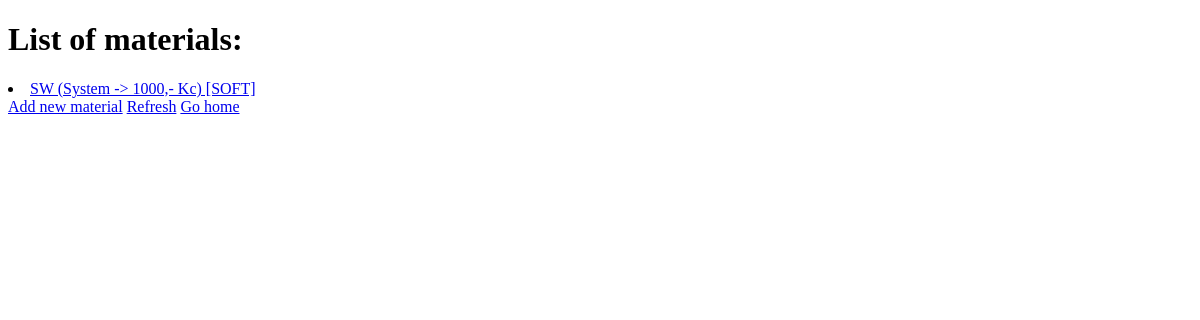
/materials/list, run on an earlier commit of the app's database.
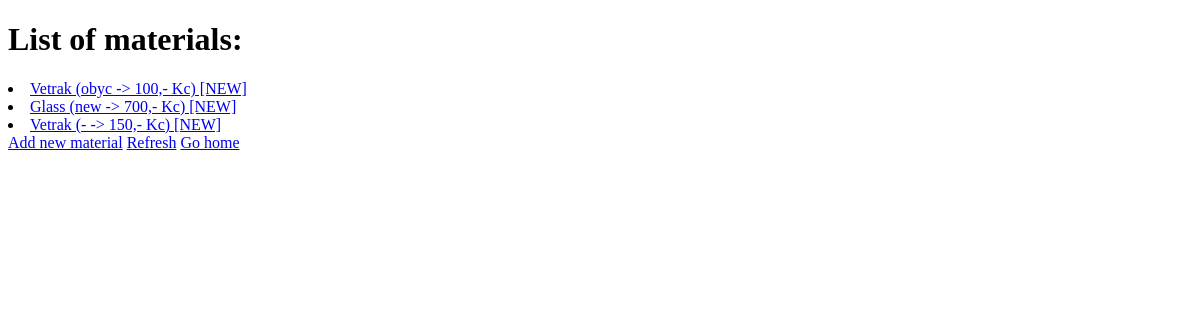
And on a later commit of the database.
### records/models.py (models this page shows)
class Material(models.Model):
    material_name=models.CharField(max_length=50)
    material_info=models.CharField(max_length=50)
    MATERIAL_TYPE = [
        ('NEW', 'New material'),
        ('REPAS', 'Repas material'),
        ('SOFT', 'Software material'),
        ('OTHER', 'Other material'),
    ]
    material_type = models.CharField(max_length=5,choices=MATERIAL_TYPE,default="NON")
    material_cost=models.IntegerField(default=0)
    def __str__(self):
        return "{} ({} -> {},- Kc) [{}]".format(self.material_name,self.material_info,self.material_cost,self.material_type)

### records/views.py (the view)
# urls.py: path('materials/list', records.views.show_material_list, name="material_list"),
def show_material_list(request):
    materials = Material.objects.all().order_by("id")
    return render(request,"m_list.html",{"t_materials": materials})

### templates/m_list.html (shortened to what this page needs)
<!DOCTYPE html>
<html lang="en">
<head>
</head>
<body>
    <h1>List of materials:</h1>
    {% for material in t_materials %}
    <li><a  href="{% url 'material_detail' material.id %}">{{material}}</a></li>
    {% endfor %}
    <a href="{% url 'material_add'%}">Add new material</a>
    <a href="{% url 'material_list'%}">Refresh</a>
    <a href="{% url 'home'%}">Go home</a>
</body>
</html>

What changed in the data, as far as the page shows it:
removed Material: material_name+material_info+material_cost "SW (System -> 1000,- Kc) [SOFT]"
added Material: material_name+material_info+material_cost "Vetrak (obyc -> 100,- Kc) [NEW]"
added Material: material_name+material_info+material_cost "Glass (new -> 700,- Kc) [NEW]"
added Material: material_name+material_info+material_cost "Vetrak (- -> 150,- Kc) [NEW]"
